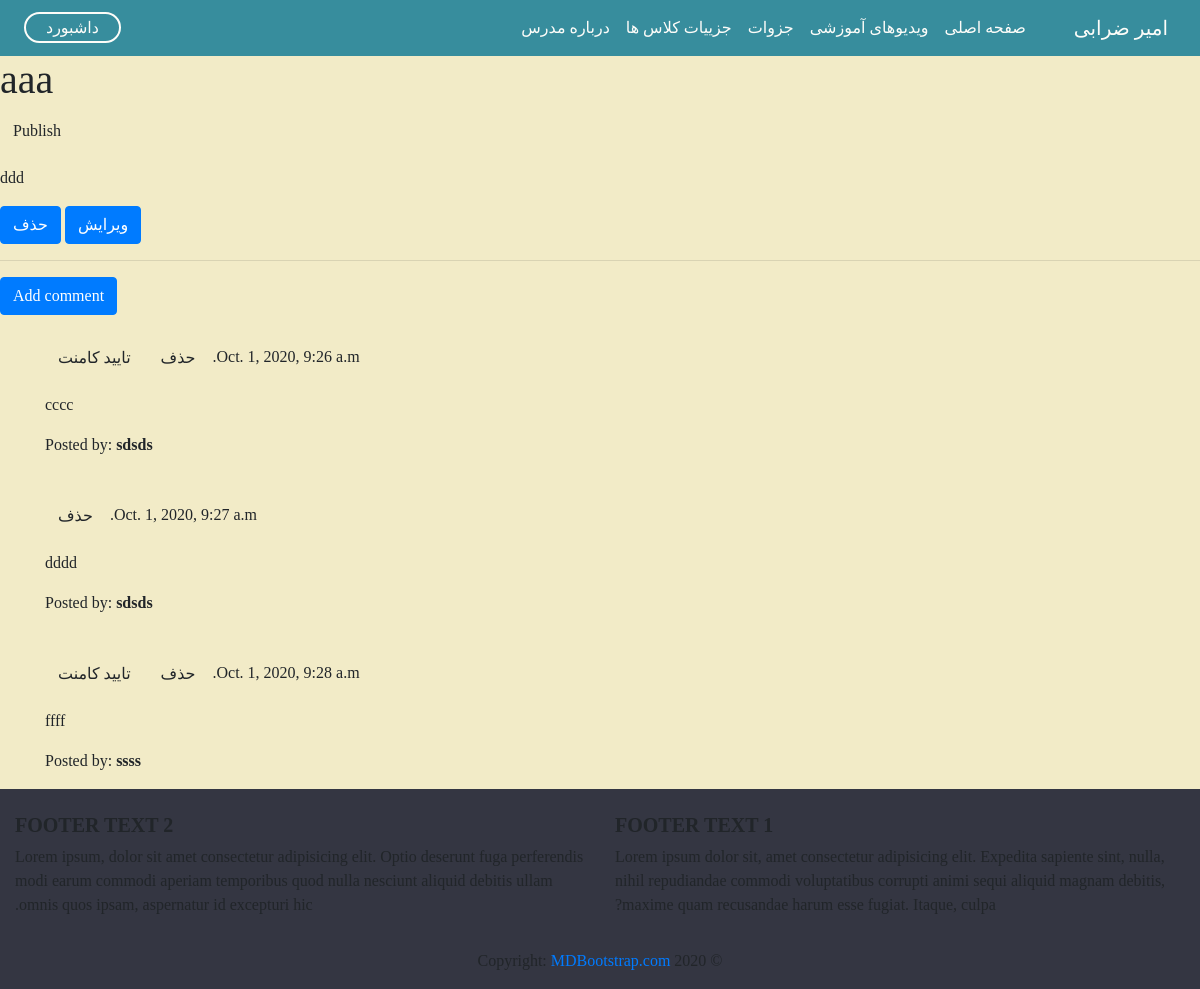
The page /post/24 (signed in) on the database its author committed.
### blog/models.py (models this page shows, shortened)
class Post(models.Model):
    author = models.ForeignKey('auth.User',on_delete=models.CASCADE)
    title = models.CharField(max_length=200)
    text = models.TextField()
    created_date = models.DateTimeField(default=timezone.now)
    published_date = models.DateTimeField(blank=True, null=True)

class Comment(models.Model):
    post = models.ForeignKey('blog.Post', related_name='comments',on_delete=models.CASCADE)
    author = models.CharField(max_length=200)
    text = models.TextField()
    created_date = models.DateTimeField(default=timezone.now)
    approved_comment = models.BooleanField(default=False)

### blog/views.py (the view)
# urls.py: re_path(r'^post/(?P<pk>\d+)$',views.PostDetailView.as_view(),name='detail_view'),
class PostDetailView(DetailView):
    model = Post

### blog/templates/blog/post_detail.html
{% extends 'blog/base.html' %}
{% block content %}
        <h1 class='posttitle loader'>{{ post.title }}</h1>
        {% if post.published_date %}
            <div class="date postdate">
                {{ post.published_date }}
            </div>
        {% else %}
            <a class="btn btn-default" href="{% url 'blog:post_publish' pk=post.pk %}">Publish</a>
        {% endif %}
      <p class='postcontent' >{{ post.text|safe|linebreaksbr }}</p>
      {% if user.is_authenticated %}
          <a class="btn btn-primary" href="{% url 'blog:post_edit' pk=post.pk %}">ویرایش</a>
          <a class="btn btn-primary" href="{% url 'blog:post_remove' pk=post.pk %}">حذف</a>
      {% endif %}
  <hr>
  <a class="btn btn-primary btn-comment" href="{% url 'blog:add_comment_to_post' pk=post.pk %}">Add comment</a>
  <div class="container">
  {% for comment in post.comments.all %}
  <br>
      {% if user.is_authenticated or not comment.approved_comment %}
              {{ comment.created_date }}
              {% if not comment.approved_comment %}
                  <a class="btn btn-default" href="{% url 'blog:comment_remove' pk=comment.pk %}">حذف</a>
                  <a class="btn btn-default" href="{% url 'blog:comment_approve' pk=comment.pk %}">تایید کامنت</a>
              {% elif comment.approved_comment %}
                  <a class="btn btn-default" href="{% url 'blog:comment_remove' pk=comment.pk %}">حذف</a>
              {% endif %}
          <p>{{ comment.text|safe|linebreaks }}</p>
          <p>Posted by: <strong>{{ comment.author }}</strong></p>
      {% else %}
        <p>{{ comment.text|safe|linebreaks }}</p>
        <p>Posted by: <strong>{{ comment.author }}</strong></p>
      {% endif %}
  {% empty %}
      <p>No comments posted.</p>
  {% endfor %}
</div>
{% endblock %}

### blog/static/css/style.css (style rules this page uses)
html { scroll-behavior: smooth; overflow-x: hidden; }
body { font-family: "iranMed"; direction: rtl; background: #F2EBC7; overflow-x: hidden; }

### rows shown on the page
Post: title "aaa", text "ddd"
Comment: created_date "Oct. 1, 2020, 9:26 a.m.", approved_comment "حذف", text "cccc", author "sdsds"
Comment: created_date "Oct. 1, 2020, 9:27 a.m.", approved_comment "حذف", text "dddd", author "sdsds"
Comment: created_date "Oct. 1, 2020, 9:28 a.m.", approved_comment "حذف", text "ffff", author "ssss"
